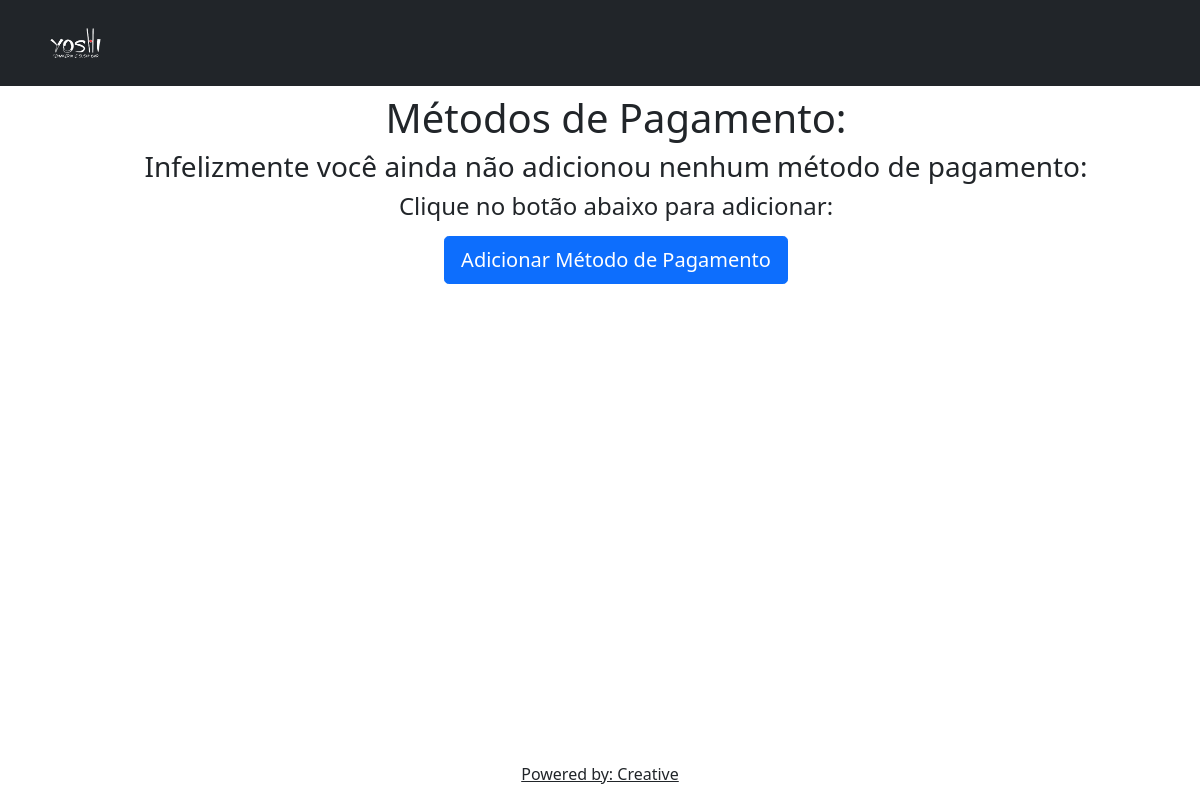
The page /pagamento/metodos_de_pagamento/ (signed in) on the database as committed earlier.
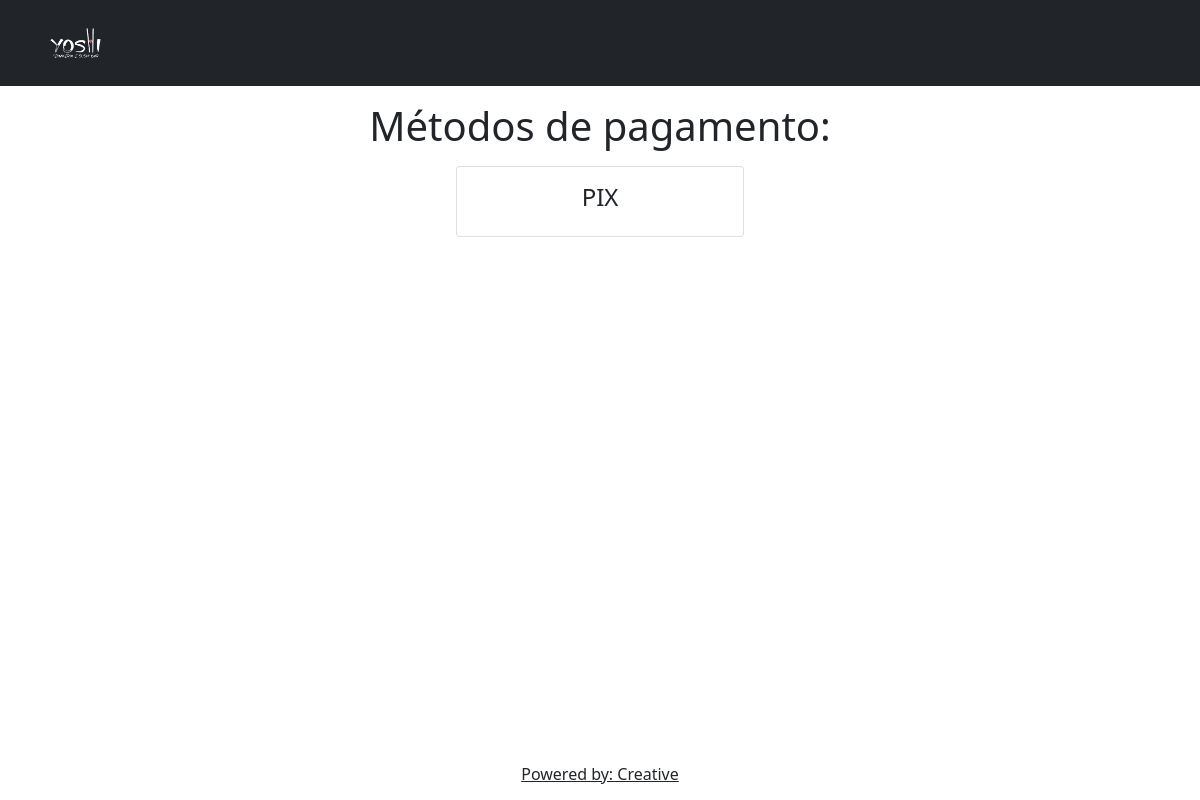
The same page on the database as committed later.
### pagamento/models.py (models this page shows, shortened)
class Pagamento(models.Model):
    pagamento = models.CharField(max_length=30,unique=True)

### pagamento/views.py (the view)
# urls.py: path('metodos_de_pagamento/', verMetodosDePagamento),
@login_required
def verMetodosDePagamento(request):
    user_status = get_object_or_404(User, pk=request.user.id)
    boolean_statuses = user_status.main
    if boolean_statuses == True:
        metodos = Pagamento.objects.all()
        quantidade = 0
        for i in metodos:
            quantidade += 1
        context = {
            'metodos' : metodos, 'status': boolean_statuses, 'quantidade': quantidade,
        }
        return render(request,'configuracoes_internas/pagamento/metodos_de_pagamento.html',context=context)
    else:
        messages.info(request, 'Seu usuário não possui acesso a edição de dados!')
        return redirect ('/settings/')

### templates/configuracoes_internas/pagamento/metodos_de_pagamento.html (shortened to what this page needs)
<!doctype html>
{% load static%}
<html lang="pt-br">
  <head>
    <link href="{% static '/css/bootstrap.css' %}" rel="stylesheet">
  </head>
  <body>
    {% include 'base/dark_base.html' %}
    <div class="container-fluid">
        {% include 'snippets/configuracoes_snippets/metodos_de_pagamento.html' %}
    </div>
    {% if quantidade < 12 %}
    {% include 'footer/fixed_position_footer.html' %}
    {% else %}
    <div class="pt-4">
    {% include 'footer/register_white.html' %}
    {% endif %}
  </div>
  </body>
</html>

### templates/snippets/configuracoes_snippets/metodos_de_pagamento.html (shortened to what this page needs)
{% load static %}
{% block content %}
    {% if metodos %}
            <div class="container text-center my-3">
                <h1>Métodos de pagamento:</h1>
                <div class="container">
                    <div class="row justify-content-center">
                        {% for metodo in metodos %}
                        <div class="card my-2 mx-2" style="width: 18rem;">
                            <div class="card-body">
                              <h4 class="card-title">{{ metodo.pagamento }}</h4>
                            </div>
                        </div>
                        {% endfor %}
                    </div>
                {% else %}
                <div class="container-fluid text-center my-2 mx-3">
                    <h1>Métodos de Pagamento:</h1>
                    <h3>Infelizmente você ainda não adicionou nenhum método de pagamento:</h3>
                    <h4>Clique no botão abaixo para adicionar:</h4>
                        <a class="btn btn-primary btn-lg my-2" href="/pagamento/adicionar_metodo_de_pagamento/">Adicionar Método de Pagamento</a>
                    </div>
                </div>
    {% endif %}
{% endblock %}

Rows that differ between the two databases and show on the page:
added Pagamento: pagamento "PIX"
Other text that changed with them:
text no longer shown: "Métodos de Pagamento: Infelizmente você ainda não adicionou nenhum método de pagamento: Clique no botão abaixo para adicionar: Adicionar Método de Pagamento"
text now shown: "Métodos de pagamento:"
